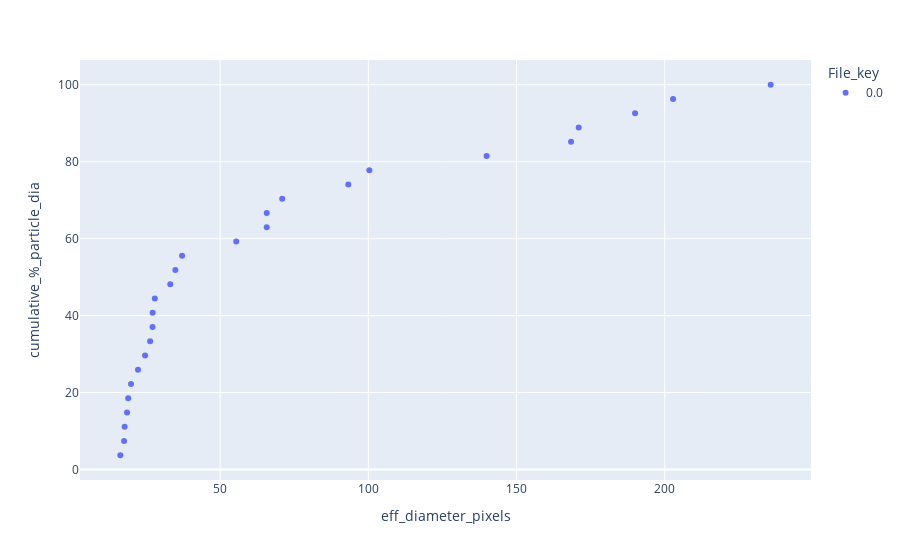

Write notebook code for a chart like this one.
### Code cell
# Treat the contious column as categorical,
#   for different symbols
dia_data["File_key"] = dia_data["File_key"].astype(str)

# Plot data
fig5 = px.scatter(dia_data,
    x = "eff_diameter_pixels",
    y = "cumulative_%_particle_dia",
    # style
    hover_name= "Particle_number",
    symbol="File_key", # Different symbols for diff. File_key values
    color="File_key", # Color by Fike_key
    ) 

fig5.show()

### Figure 1 — Plotly figure (JSON) as saved in the notebook; plotly's stock layout.template omitted (floating-point values rounded to 4 significant figures)
{"data": [{"hovertemplate": "<b>%{hovertext}</b><br><br>File_key=0.0<br>eff_diameter_pixels=%{x}<br>cumulative_%_particle_dia=%{y}<extra></extra>", "hovertext": [1, 2, 3, 4, 5, 6, 7, 8, 9, 10, 11, 12, 13, 14, 15, 16, 17, 18, 19, 20, 21, 22, 23, 24, 25, 26, 27], "legendgroup": "0.0", "marker": {"color": "#636efa", "symbol": "circle"}, "mode": "markers", "name": "0.0", "orientation": "v", "showlegend": true, "type": "scatter", "x": [16.31, 17.59, 17.77, 18.58, 18.98, 19.93, 22.28, 24.67, 26.37, 27.17, 27.22, 27.96, 33.17, 34.89, 37.15, 55.43, 65.71, 65.73, 70.94, 93.25, 100.3, 139.9, 168.4, 171.0, 190.0, 202.8, 235.8], "xaxis": "x", "y": [3.704, 7.407, 11.11, 14.81, 18.52, 22.22, 25.93, 29.63, 33.33, 37.04, 40.74, 44.44, 48.15, 51.85, 55.56, 59.26, 62.96, 66.67, 70.37, 74.07, 77.78, 81.48, 85.19, 88.89, 92.59, 96.3, 100], "yaxis": "y"}], "layout": {"legend": {"title": {"text": "File_key"}, "tracegroupgap": 0}, "margin": {"t": 60}, "xaxis": {"anchor": "y", "domain": [0, 1], "title": {"text": "eff_diameter_pixels"}}, "yaxis": {"anchor": "x", "domain": [0, 1], "title": {"text": "cumulative_%_particle_dia"}}}}
